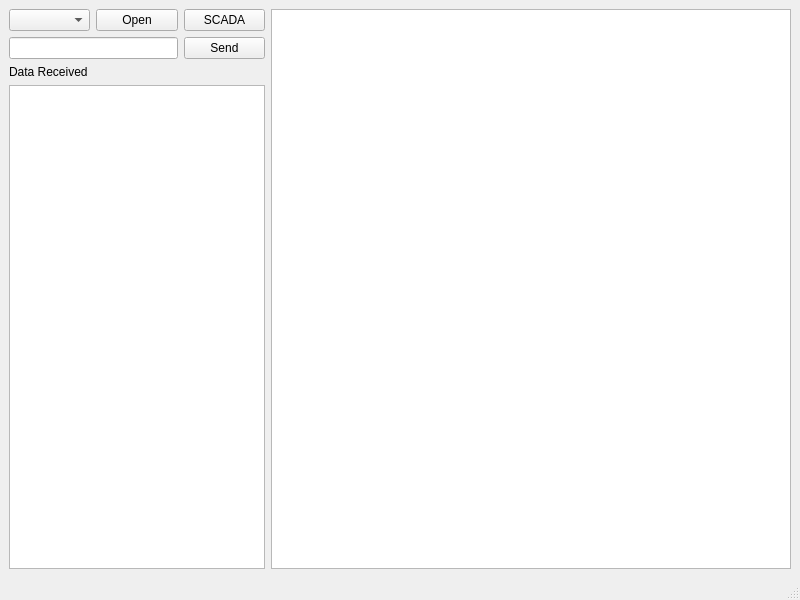
<?xml version="1.0" encoding="UTF-8"?>
<ui version="4.0">
 <class>MainWindow</class>
 <widget class="QMainWindow" name="MainWindow">
  <property name="geometry">
   <rect>
    <x>0</x>
    <y>0</y>
    <width>800</width>
    <height>600</height>
   </rect>
  </property>
  <property name="windowTitle">
   <string>MainWindow</string>
  </property>
  <widget class="QWidget" name="centralwidget">
   <layout class="QGridLayout" name="gridLayout">
    <item row="0" column="0">
     <widget class="QComboBox" name="portList"/>
    </item>
    <item row="0" column="1">
     <widget class="QPushButton" name="pushOpen">
      <property name="text">
       <string>Open</string>
      </property>
     </widget>
    </item>
    <item row="0" column="3" rowspan="4">
     <widget class="QTableView" name="tableViewDb"/>
    </item>
    <item row="1" column="0" colspan="2">
     <widget class="QLineEdit" name="lnMessage"/>
    </item>
    <item row="1" column="2">
     <widget class="QPushButton" name="btnSend">
      <property name="text">
       <string>Send</string>
      </property>
     </widget>
    </item>
    <item row="2" column="0" colspan="2">
     <widget class="QLabel" name="labelReceivedData">
      <property name="text">
       <string>Data Received</string>
      </property>
     </widget>
    </item>
    <item row="3" column="0" colspan="3">
     <widget class="QListWidget" name="listMessage"/>
    </item>
    <item row="0" column="2">
     <widget class="QPushButton" name="btnScada">
      <property name="text">
       <string>SCADA</string>
      </property>
     </widget>
    </item>
   </layout>
  </widget>
  <widget class="QMenuBar" name="menubar">
   <property name="geometry">
    <rect>
     <x>0</x>
     <y>0</y>
     <width>800</width>
     <height>21</height>
    </rect>
   </property>
  </widget>
  <widget class="QStatusBar" name="statusbar"/>
 </widget>
 <resources/>
 <connections/>
</ui>
